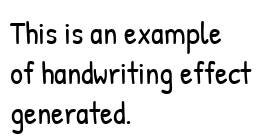

Generate this figure with Python:
from PIL import Image, ImageDraw, ImageFont

def text_to_handwriting(text, output_path="handwriting.png"):
    # Load a handwriting-like font
    font = ImageFont.truetype("PatrickHand-Regular.ttf", 32)

    # Estimate size
    lines = text.split("\n")
    width = max([font.getlength(line) for line in lines]) + 20
    height = len(lines) * 40 + 20

    # Create image
    img = Image.new("RGB", (int(width), height), color=(255, 255, 255))
    draw = ImageDraw.Draw(img)

    # Draw each line
    y = 10
    for line in lines:
        draw.text((10, y), line, fill=(0, 0, 0), font=font)
        y += 40

    img.save(output_path)
    print(f"Handwriting saved as {output_path}")

# Example usage
text = """This is an example
of handwriting effect
generated."""
text_to_handwriting(text)
